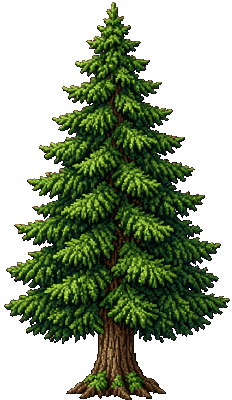
#> input picture assets/art/hub/trees/ring_tree_conifer_01.png, 232 x 400 px, found by its file name
$ python dupes.py
#> lines starting #> are read from the running program, lines starting #| are printed output that depends on the picture; after the words box and inside, x2 and y2 are one past the last pixel; in counts of white or black regions, pixels touching at a corner belong together
import numpy as np, json
from PIL import Image
B='/workspace/forest_variants/build/'
pairs=[('ring_tree_conifer_01','ring_tree_conifer_03'),('ring_tree_conifer_02','ring_tree_conifer_04'),('ring_tree_tall_01','ring_tree_tall_02'),
       ('ring_tree_old_01','ring_tree_old_03'),('ring_tree_old_02','ring_tree_old_04'),('ring_tree_wide_01','ring_tree_wide_02'),
       ('ring_tree_conifer_01','ring_tree_conifer_02'),('ring_tree_conifer_03','ring_tree_conifer_04'),
       ]+[(f'ring_bush_{k}_{a:02d}',f'ring_bush_{k}_{a+2:02d}') for k in ('round','low','spiky','bloom') for a in (1,2)]
def sil(n,H=200):
#> called with n = 'ring_tree_conifer_01', H = 200
    a=np.array(Image.open(B+n+'.png'))[...,3]>0; ys,xs=np.nonzero(a); a=a[ys.min():ys.max()+1]
#> after `a = np.array(Image.open(B + n + '.png'))[..., 3] > 0`:
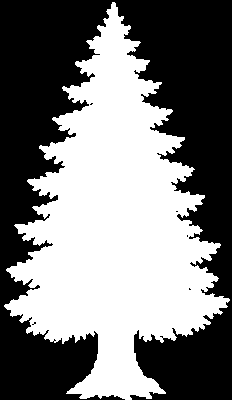
#> a: shape (400, 232) bool; 47.8% white; 1 white region, box (x1, y1, x2, y2) and area: (4, 2, 230, 400) 44334
#> after `a = a[ys.min():ys.max() + 1]`:
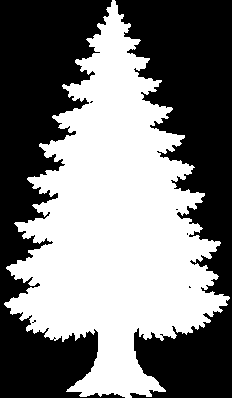
#> a: shape (398, 232) bool; 48% white; 1 white region, box (x1, y1, x2, y2) and area: (4, 0, 230, 398) 44334
    im=Image.fromarray(np.uint8(a)*255); w=max(1,round(im.width*H/im.height)); a=np.array(im.resize((w,H),Image.NEAREST))>0
#> after `w = max(1, round(im.width * H / im.height))`: w = 117
#> after `a = np.array(im.resize((w, H), Image.NEAREST)) > 0`:
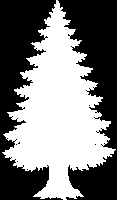
#> a: shape (200, 117) bool; 48% white; 1 white region, box (x1, y1, x2, y2) and area: (2, 0, 116, 200) 11228
    return a
def iou(a,b):
    W=max(a.shape[1],b.shape[1])+4
    def pad(x): o=np.zeros((x.shape[0],W),bool); s=(W-x.shape[1])//2; o[:,s:s+x.shape[1]]=x; return o
    A,Bb=pad(a),pad(b); return (A&Bb).sum()/(A|Bb).sum()
for p,q in pairs:
    a,b=sil(p),sil(q); v=max(iou(a,b),iou(a,b[:,::-1]))
#> (the run stopped early here; a loop or call above may not have finished)

$ run again, with assets/art/hub/trees/ring_tree_slim_01_flip.png copied over assets/art/hub/trees/ring_tree_conifer_01.png
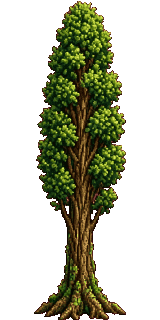
#> input picture assets/art/hub/trees/ring_tree_slim_01_flip.png, 160 x 320 px, found by its file name
#> in sil, `a = np.array(Image.open(B + n + '.png'))[..., 3] > 0`:
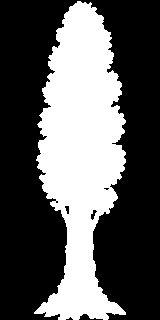
#> a: shape (320, 160) bool; 35.7% white; 1 white region, box (x1, y1, x2, y2) and area: (34, 1, 126, 320) 18301
#> ys = 18301 values from 1 to 319; xs = 18301 values, max 125 at index 7008, min 34 at index 17868, mean 80.78
#> im: PIL image 160x319 L; 35.9% white; 1 white region, box (x1, y1, x2, y2) and area: (34, 0, 126, 319) 18301
#> in sil, `a = np.array(im.resize((w, H), Image.NEAREST)) > 0`:
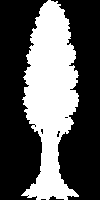
#> a: shape (200, 100) bool; 35.9% white; 1 white region, box (x1, y1, x2, y2) and area: (21, 0, 79, 200) 7186

$ run again, with assets/art/hub/trees/ring_tree_tall_02_flip.png copied over assets/art/hub/trees/ring_tree_conifer_01.png
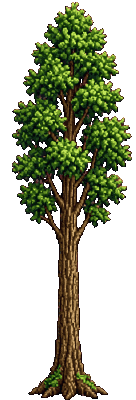
#> input picture assets/art/hub/trees/ring_tree_tall_02_flip.png, 136 x 400 px, found by its file name
#> in sil, `a = np.array(Image.open(B + n + '.png'))[..., 3] > 0`:
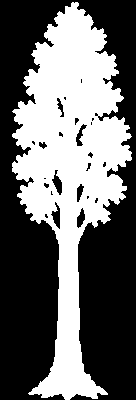
#> a: shape (400, 136) bool; 41.5% white; 1 white region, box (x1, y1, x2, y2) and area: (12, 2, 132, 400) 22595
#> im: PIL image 136x398 L; 41.7% white; 1 white region, box (x1, y1, x2, y2) and area: (12, 0, 132, 398) 22595
#> in sil, `a = np.array(im.resize((w, H), Image.NEAREST)) > 0`:
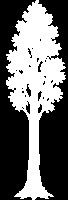
#> a: shape (200, 68) bool; 41.6% white; 1 white region, box (x1, y1, x2, y2) and area: (6, 0, 66, 200) 5655
